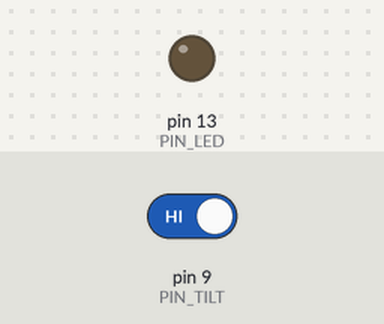
A sketch run on a simulated Arduino Uno, built with avr-gcc and run on an emulated ATmega328P. Parts: output pins drawn as LEDs (lit = HIGH). The inputs (shaded band) are chosen by the test bench; at power-on: pin 9 (PIN_TILT) HIGH.

Above: at 1.3 s.
1.4 s: pin 9 (PIN_TILT) driven LOW
At 2.2 s:
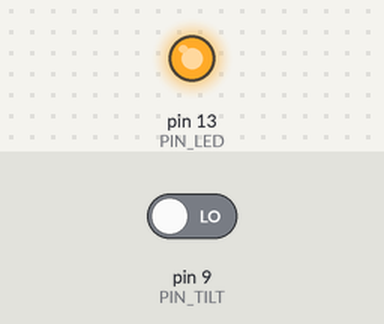
3.0 s: pin 9 (PIN_TILT) driven HIGH
At 3.3 s:
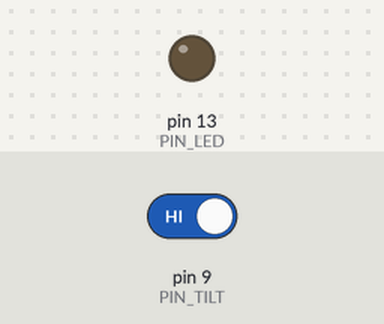
Timing chart, 0 to 6.0 s (numbered marks = the images above; inputs shaded):
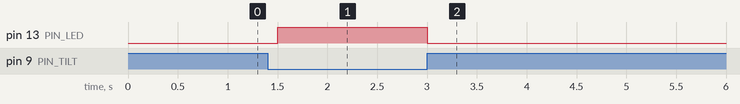

Measured:
- after the input at 1.4 s, pin 13 (PIN_LED): LOW → HIGH after 0.10 s
- after the input at 3.0 s, pin 13 (PIN_LED): HIGH → LOW at once

The sketch:

tilt.ino
```cpp
/*
    チルトスイッチが傾きを検出している間、LEDを点灯させる。
*/

#include <Arduino.h>

#define PIN_LED (13)
#define PIN_TILT (9)

void setup() {
    pinMode(PIN_LED, OUTPUT);
}

void loop() {
    if (digitalRead(PIN_TILT) == LOW) {
      digitalWrite(PIN_LED, HIGH);
    } else {
      digitalWrite(PIN_LED, LOW);
    }

    delay(250);
}
```
